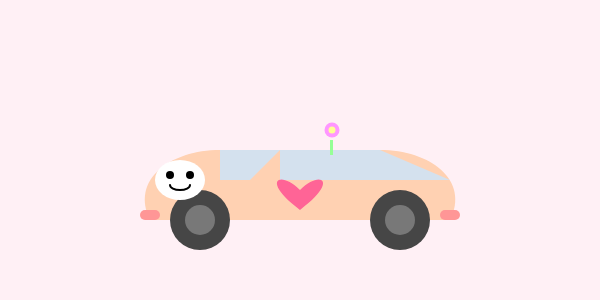
Frame 1 (no input)
Frame 60 (no input): identical to frame 1, image omitted
Frame 120 (the mouse pressed at the canvas centre since frame 60): identical to frame 1, image omitted

The p5.js sketch that drew this single still picture (run headless with seeded random() and noise() and a simulated clock; from frame 60 on, the mouse is pressed at the canvas centre):

// p5.js sketch
// ── sketch.js
function setup() {
  createCanvas(600, 300);
  noStroke();
}

function draw() {
  background(255, 240, 245);
  
  fill(255, 209, 178);
  beginShape();
  vertex(150, 220);
  bezierVertex(130, 180, 170, 150, 220, 150);
  vertex(380, 150);
  bezierVertex(430, 150, 470, 180, 450, 220);
  vertex(150, 220);
  endShape();
  
  fill(200, 230, 255, 200);
  quad(220, 150, 280, 150, 250, 180, 220, 180);
  rect(280, 150, 100, 30);
  triangle(380, 150, 450, 180, 380, 180);
  
  fill(70);
  ellipse(200, 220, 60, 60);
  ellipse(400, 220, 60, 60);
  fill(120);
  ellipse(200, 220, 30, 30);
  ellipse(400, 220, 30, 30);
  
  fill(255);
  ellipse(180, 180, 50, 40);
  fill(0);
  ellipse(170, 175, 8, 8);
  ellipse(190, 175, 8, 8);
  noFill();
  stroke(0);
  strokeWeight(2);
  arc(180, 185, 20, 10, 0, PI);
  noStroke();
  
  fill(255, 100, 150);
  beginShape();
  vertex(300, 190);
  bezierVertex(280, 170, 260, 180, 300, 210);
  bezierVertex(340, 180, 320, 170, 300, 190);
  endShape();
  
  fill(255, 150, 150);
  rect(140, 210, 20, 10, 5);
  rect(440, 210, 20, 10, 5);
  
  fill(150, 255, 150);
  rect(330, 140, 3, 15);
  fill(255, 150, 255);
  ellipse(332, 130, 15, 15);
  fill(255, 255, 150);
  ellipse(332, 130, 7, 7);
}
